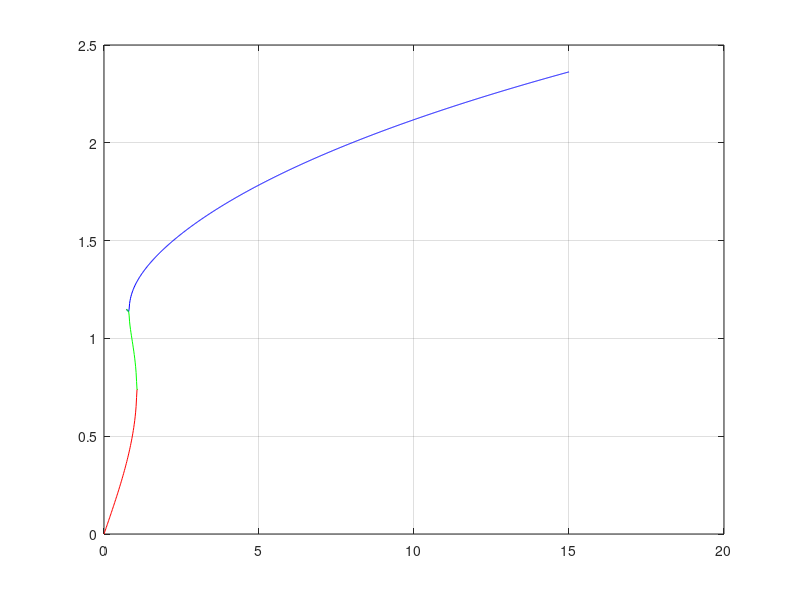
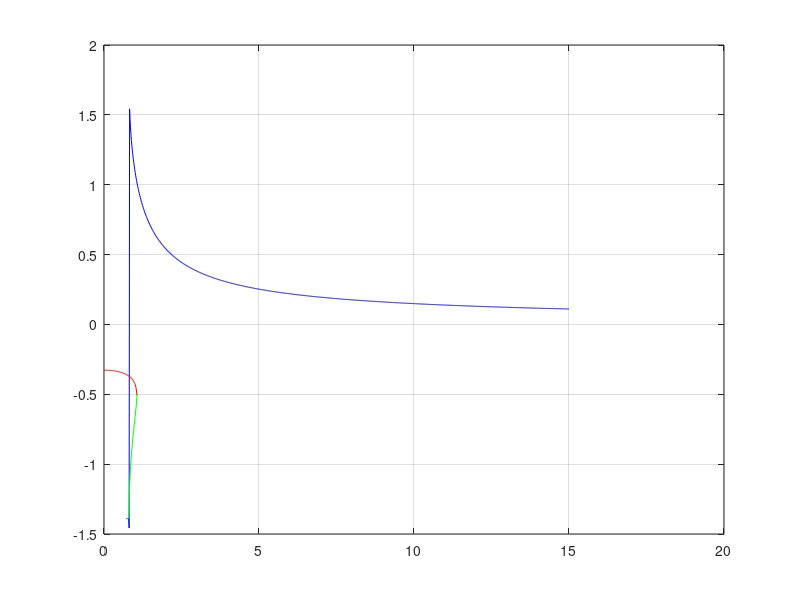
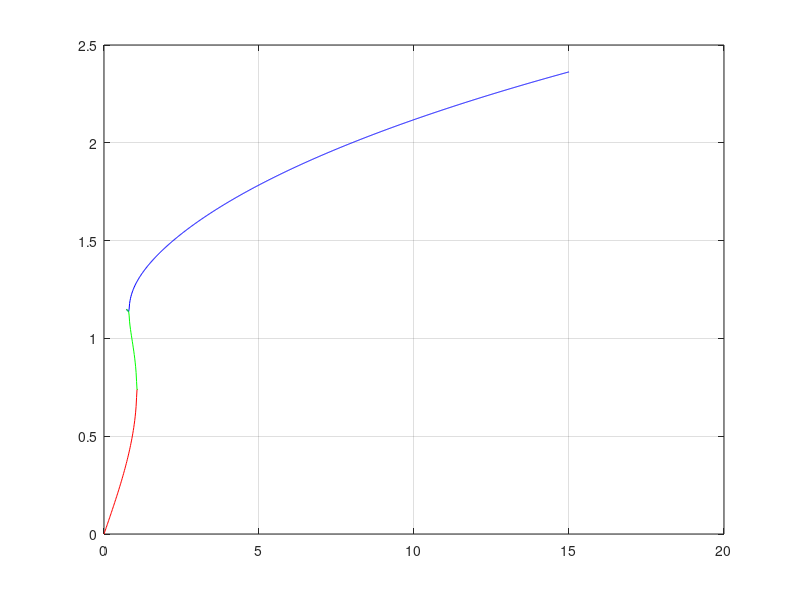

Write the MATLAB code that produced these figures, in order.
function nonlinearplot5
format compact
pml = 200e-6;
H = 2e-6;
W = 5e-6;
%F = 0.5 * 8.854e-12 * H*proofmasslength * V^2 / gap^2 ;
V = 15;
N = 20;
gap = 2e-6;
f = N * 0.5 * 8.854e-12 * H * V^2 / gap; %Comb
volume = pml * pml * H;
density = 2300;
m = density * volume;
L = 50e-6;
E = 165e9;
I = W^3*H/12;
k1 = 3*E*I/L^3;
viscosity = 1.78e-5; %viscosity of air
fluid = 2e-6; %Between the device and the substrate.
w0 = sqrt(k1/m); %1.1978e+005
c = viscosity*pml^2/fluid;
k3 = 3.26*E*I/L^5; %2.2412e+006
Amax = f/(c*w0)
c,f,k3,k1,m,w0

g = c/m/2; 
b = ((1e3*0+1)) *k3/m; 
F = f/m; 

g=0.2; b=0.2;F=4;f=F;w0=1;m=1;
for b=[2]
res=1000;
small = 0.1;
i1=0;i3=0;i5=0;W1=0;W3=0;W5=0;A1=0;A3=0;A5=0;i=0;P1=0;P3=0;P5=0;F1=0;F3=0;F5=0;
I=sqrt(-1);
lim=w0*4;
%for w=0:lim/res:lim
w=1.75;
for F=0:15/res:15
    a1=1/3*sqrt(2)*sqrt(b*(8*w0^6-24*w0^4*w^2+24*w0^2*w^4+288*g^2*w^2*w0^2-288*g^2*w^4-8*w^6+81*F^2*b+3*sqrt(3)*sqrt(48*w0^6*F^2*b+2048*w0^4*g^4*w^4-1024*w0^6*w^4*g^2+256*w0^8*g^2*w^2-144*w0^4*w^2*F^2*b+144*w0^2*w^4*F^2*b-1728*g^2*w^4*F^2*b+1728*g^2*w^2*w0^2*F^2*b+243*F^4*b^2+1536*w0^4*g^2*w^6-4096*w0^2*w^6*g^4-1024*w0^2*w^8*g^2-48*w^6*F^2*b+4096*g^6*w^6+2048*g^4*w^8+256*g^2*w^10))^(1/3)*(-48*g^2*w^2+(8*w0^6-24*w0^4*w^2+24*w0^2*w^4+288*g^2*w^2*w0^2-288*g^2*w^4-8*w^6+81*F^2*b+3*sqrt(3)*sqrt(48*w0^6*F^2*b+2048*w0^4*g^4*w^4-1024*w0^6*w^4*g^2+256*w0^8*g^2*w^2-144*w0^4*w^2*F^2*b+144*w0^2*w^4*F^2*b-1728*g^2*w^4*F^2*b+1728*g^2*w^2*w0^2*F^2*b+243*F^4*b^2+1536*w0^4*g^2*w^6-4096*w0^2*w^6*g^4-1024*w0^2*w^8*g^2-48*w^6*F^2*b+4096*g^6*w^6+2048*g^4*w^8+256*g^2*w^10))^(2/3)+4*w0^4-8*w0^2*w^2+4*w^4-4*(8*w0^6-24*w0^4*w^2+24*w0^2*w^4+288*g^2*w^2*w0^2-288*g^2*w^4-8*w^6+81*F^2*b+3*sqrt(3)*sqrt(48*w0^6*F^2*b+2048*w0^4*g^4*w^4-1024*w0^6*w^4*g^2+256*w0^8*g^2*w^2-144*w0^4*w^2*F^2*b+144*w0^2*w^4*F^2*b-1728*g^2*w^4*F^2*b+1728*g^2*w^2*w0^2*F^2*b+243*F^4*b^2+1536*w0^4*g^2*w^6-4096*w0^2*w^6*g^4-1024*w0^2*w^8*g^2-48*w^6*F^2*b+4096*g^6*w^6+2048*g^4*w^8+256*g^2*w^10))^(1/3)*w0^2+4*(8*w0^6-24*w0^4*w^2+24*w0^2*w^4+288*g^2*w^2*w0^2-288*g^2*w^4-8*w^6+81*F^2*b+3*sqrt(3)*sqrt(48*w0^6*F^2*b+2048*w0^4*g^4*w^4-1024*w0^6*w^4*g^2+256*w0^8*g^2*w^2-144*w0^4*w^2*F^2*b+144*w0^2*w^4*F^2*b-1728*g^2*w^4*F^2*b+1728*g^2*w^2*w0^2*F^2*b+243*F^4*b^2+1536*w0^4*g^2*w^6-4096*w0^2*w^6*g^4-1024*w0^2*w^8*g^2-48*w^6*F^2*b+4096*g^6*w^6+2048*g^4*w^8+256*g^2*w^10))^(1/3)*w^2))/(b*(8*w0^6-24*w0^4*w^2+24*w0^2*w^4+288*g^2*w^2*w0^2-288*g^2*w^4-8*w^6+81*F^2*b+3*sqrt(3)*sqrt(48*w0^6*F^2*b+2048*w0^4*g^4*w^4-1024*w0^6*w^4*g^2+256*w0^8*g^2*w^2-144*w0^4*w^2*F^2*b+144*w0^2*w^4*F^2*b-1728*g^2*w^4*F^2*b+1728*g^2*w^2*w0^2*F^2*b+243*F^4*b^2+1536*w0^4*g^2*w^6-4096*w0^2*w^6*g^4-1024*w0^2*w^8*g^2-48*w^6*F^2*b+4096*g^6*w^6+2048*g^4*w^8+256*g^2*w^10))^(1/3));
    if abs(imag(a1))<small
        i1=i1+1;
        W1(i1)=w;
        F1(i1)=F;
        A1(i1)=real(a1);
        P1(i1)=atan(2*g*w*a1/((w0^2-w^2)*a1+3/4*b*a1^3));
    end
    a3=1/3*sqrt(-b*(8*w0^6-24*w0^4*w^2+24*w0^2*w^4+288*g^2*w^2*w0^2-288*g^2*w^4-8*w^6+81*F^2*b+3*sqrt(3)*sqrt(48*w0^6*F^2*b+2048*w0^4*g^4*w^4-1024*w0^6*w^4*g^2+256*w0^8*g^2*w^2-144*w0^4*w^2*F^2*b+144*w0^2*w^4*F^2*b-1728*g^2*w^4*F^2*b+1728*g^2*w^2*w0^2*F^2*b+243*F^4*b^2+1536*w0^4*g^2*w^6-4096*w0^2*w^6*g^4-1024*w0^2*w^8*g^2-48*w^6*F^2*b+4096*g^6*w^6+2048*g^4*w^8+256*g^2*w^10))^(1/3)*((8*w0^6-24*w0^4*w^2+24*w0^2*w^4+288*g^2*w^2*w0^2-288*g^2*w^4-8*w^6+81*F^2*b+3*sqrt(3)*sqrt(48*w0^6*F^2*b+2048*w0^4*g^4*w^4-1024*w0^6*w^4*g^2+256*w0^8*g^2*w^2-144*w0^4*w^2*F^2*b+144*w0^2*w^4*F^2*b-1728*g^2*w^4*F^2*b+1728*g^2*w^2*w0^2*F^2*b+243*F^4*b^2+1536*w0^4*g^2*w^6-4096*w0^2*w^6*g^4-1024*w0^2*w^8*g^2-48*w^6*F^2*b+4096*g^6*w^6+2048*g^4*w^8+256*g^2*w^10))^(2/3)+4*w0^4-8*w0^2*w^2-48*g^2*w^2+4*w^4+8*(8*w0^6-24*w0^4*w^2+24*w0^2*w^4+288*g^2*w^2*w0^2-288*g^2*w^4-8*w^6+81*F^2*b+3*sqrt(3)*sqrt(48*w0^6*F^2*b+2048*w0^4*g^4*w^4-1024*w0^6*w^4*g^2+256*w0^8*g^2*w^2-144*w0^4*w^2*F^2*b+144*w0^2*w^4*F^2*b-1728*g^2*w^4*F^2*b+1728*g^2*w^2*w0^2*F^2*b+243*F^4*b^2+1536*w0^4*g^2*w^6-4096*w0^2*w^6*g^4-1024*w0^2*w^8*g^2-48*w^6*F^2*b+4096*g^6*w^6+2048*g^4*w^8+256*g^2*w^10))^(1/3)*w0^2-8*(8*w0^6-24*w0^4*w^2+24*w0^2*w^4+288*g^2*w^2*w0^2-288*g^2*w^4-8*w^6+81*F^2*b+3*sqrt(3)*sqrt(48*w0^6*F^2*b+2048*w0^4*g^4*w^4-1024*w0^6*w^4*g^2+256*w0^8*g^2*w^2-144*w0^4*w^2*F^2*b+144*w0^2*w^4*F^2*b-1728*g^2*w^4*F^2*b+1728*g^2*w^2*w0^2*F^2*b+243*F^4*b^2+1536*w0^4*g^2*w^6-4096*w0^2*w^6*g^4-1024*w0^2*w^8*g^2-48*w^6*F^2*b+4096*g^6*w^6+2048*g^4*w^8+256*g^2*w^10))^(1/3)*w^2-I*sqrt(3)*(8*w0^6-24*w0^4*w^2+24*w0^2*w^4+288*g^2*w^2*w0^2-288*g^2*w^4-8*w^6+81*F^2*b+3*sqrt(3)*sqrt(48*w0^6*F^2*b+2048*w0^4*g^4*w^4-1024*w0^6*w^4*g^2+256*w0^8*g^2*w^2-144*w0^4*w^2*F^2*b+144*w0^2*w^4*F^2*b-1728*g^2*w^4*F^2*b+1728*g^2*w^2*w0^2*F^2*b+243*F^4*b^2+1536*w0^4*g^2*w^6-4096*w0^2*w^6*g^4-1024*w0^2*w^8*g^2-48*w^6*F^2*b+4096*g^6*w^6+2048*g^4*w^8+256*g^2*w^10))^(2/3)+4*I*sqrt(3)*w0^4-8*I*sqrt(3)*w0^2*w^2-48*I*sqrt(3)*g^2*w^2+4*I*sqrt(3)*w^4))/(b*(8*w0^6-24*w0^4*w^2+24*w0^2*w^4+288*g^2*w^2*w0^2-288*g^2*w^4-8*w^6+81*F^2*b+3*sqrt(3)*sqrt(48*w0^6*F^2*b+2048*w0^4*g^4*w^4-1024*w0^6*w^4*g^2+256*w0^8*g^2*w^2-144*w0^4*w^2*F^2*b+144*w0^2*w^4*F^2*b-1728*g^2*w^4*F^2*b+1728*g^2*w^2*w0^2*F^2*b+243*F^4*b^2+1536*w0^4*g^2*w^6-4096*w0^2*w^6*g^4-1024*w0^2*w^8*g^2-48*w^6*F^2*b+4096*g^6*w^6+2048*g^4*w^8+256*g^2*w^10))^(1/3));
    if abs(imag(a3))<small
        i3=i3+1;
        W3(i3)=w;
        F3(i3)=F;
        A3(i3)=real(a3);
        P3(i3)=atan(2*g*w*a3/((w0^2-w^2)*a3+3/4*b*a3^3));
    end    
    a5=1/3*sqrt(b*(8*w0^6-24*w0^4*w^2+24*w0^2*w^4+288*g^2*w^2*w0^2-288*g^2*w^4-8*w^6+81*F^2*b+3*sqrt(3)*sqrt(48*w0^6*F^2*b+2048*w0^4*g^4*w^4-1024*w0^6*w^4*g^2+256*w0^8*g^2*w^2-144*w0^4*w^2*F^2*b+144*w0^2*w^4*F^2*b-1728*g^2*w^4*F^2*b+1728*g^2*w^2*w0^2*F^2*b+243*F^4*b^2+1536*w0^4*g^2*w^6-4096*w0^2*w^6*g^4-1024*w0^2*w^8*g^2-48*w^6*F^2*b+4096*g^6*w^6+2048*g^4*w^8+256*g^2*w^10))^(1/3)*(-(8*w0^6-24*w0^4*w^2+24*w0^2*w^4+288*g^2*w^2*w0^2-288*g^2*w^4-8*w^6+81*F^2*b+3*sqrt(3)*sqrt(48*w0^6*F^2*b+2048*w0^4*g^4*w^4-1024*w0^6*w^4*g^2+256*w0^8*g^2*w^2-144*w0^4*w^2*F^2*b+144*w0^2*w^4*F^2*b-1728*g^2*w^4*F^2*b+1728*g^2*w^2*w0^2*F^2*b+243*F^4*b^2+1536*w0^4*g^2*w^6-4096*w0^2*w^6*g^4-1024*w0^2*w^8*g^2-48*w^6*F^2*b+4096*g^6*w^6+2048*g^4*w^8+256*g^2*w^10))^(2/3)-4*w0^4+8*w0^2*w^2+48*g^2*w^2-4*w^4-8*(8*w0^6-24*w0^4*w^2+24*w0^2*w^4+288*g^2*w^2*w0^2-288*g^2*w^4-8*w^6+81*F^2*b+3*sqrt(3)*sqrt(48*w0^6*F^2*b+2048*w0^4*g^4*w^4-1024*w0^6*w^4*g^2+256*w0^8*g^2*w^2-144*w0^4*w^2*F^2*b+144*w0^2*w^4*F^2*b-1728*g^2*w^4*F^2*b+1728*g^2*w^2*w0^2*F^2*b+243*F^4*b^2+1536*w0^4*g^2*w^6-4096*w0^2*w^6*g^4-1024*w0^2*w^8*g^2-48*w^6*F^2*b+4096*g^6*w^6+2048*g^4*w^8+256*g^2*w^10))^(1/3)*w0^2+8*(8*w0^6-24*w0^4*w^2+24*w0^2*w^4+288*g^2*w^2*w0^2-288*g^2*w^4-8*w^6+81*F^2*b+3*sqrt(3)*sqrt(48*w0^6*F^2*b+2048*w0^4*g^4*w^4-1024*w0^6*w^4*g^2+256*w0^8*g^2*w^2-144*w0^4*w^2*F^2*b+144*w0^2*w^4*F^2*b-1728*g^2*w^4*F^2*b+1728*g^2*w^2*w0^2*F^2*b+243*F^4*b^2+1536*w0^4*g^2*w^6-4096*w0^2*w^6*g^4-1024*w0^2*w^8*g^2-48*w^6*F^2*b+4096*g^6*w^6+2048*g^4*w^8+256*g^2*w^10))^(1/3)*w^2-I*sqrt(3)*(8*w0^6-24*w0^4*w^2+24*w0^2*w^4+288*g^2*w^2*w0^2-288*g^2*w^4-8*w^6+81*F^2*b+3*sqrt(3)*sqrt(48*w0^6*F^2*b+2048*w0^4*g^4*w^4-1024*w0^6*w^4*g^2+256*w0^8*g^2*w^2-144*w0^4*w^2*F^2*b+144*w0^2*w^4*F^2*b-1728*g^2*w^4*F^2*b+1728*g^2*w^2*w0^2*F^2*b+243*F^4*b^2+1536*w0^4*g^2*w^6-4096*w0^2*w^6*g^4-1024*w0^2*w^8*g^2-48*w^6*F^2*b+4096*g^6*w^6+2048*g^4*w^8+256*g^2*w^10))^(2/3)+4*I*sqrt(3)*w0^4-8*I*sqrt(3)*w0^2*w^2-48*I*sqrt(3)*g^2*w^2+4*I*sqrt(3)*w^4))/(b*(8*w0^6-24*w0^4*w^2+24*w0^2*w^4+288*g^2*w^2*w0^2-288*g^2*w^4-8*w^6+81*F^2*b+3*sqrt(3)*sqrt(48*w0^6*F^2*b+2048*w0^4*g^4*w^4-1024*w0^6*w^4*g^2+256*w0^8*g^2*w^2-144*w0^4*w^2*F^2*b+144*w0^2*w^4*F^2*b-1728*g^2*w^4*F^2*b+1728*g^2*w^2*w0^2*F^2*b+243*F^4*b^2+1536*w0^4*g^2*w^6-4096*w0^2*w^6*g^4-1024*w0^2*w^8*g^2-48*w^6*F^2*b+4096*g^6*w^6+2048*g^4*w^8+256*g^2*w^10))^(1/3));
    if abs(imag(a5))<small
        i5=i5+1;
        F5(i5)=F;
        W5(i5)=w;
        A5(i5)=real(a5);
        P5(i5)=atan(2*g*w*a5/((w0^2-w^2)*a5+3/4*b*a5^3));
    end
    
    i=i+1;
    aa(i)= f / m / sqrt( (w0^2-w^2)^2 + 4*g^2*w^2 );
    ww(i)=w;
end
figure(1);plot(F1,A1,'b',F3,A3,'r',F5,A5,'g');grid on; hold on;
figure(3);plot(F1,A1,'b',F3,A3,'r',F5,A5,'g');grid on; hold on;
figure(2);plot(F1,P1,'b',F3,P3,'r',F5,P5,'g');grid on; hold on;
end

%figure(2);clf;plot(ww,aa);grid on;

